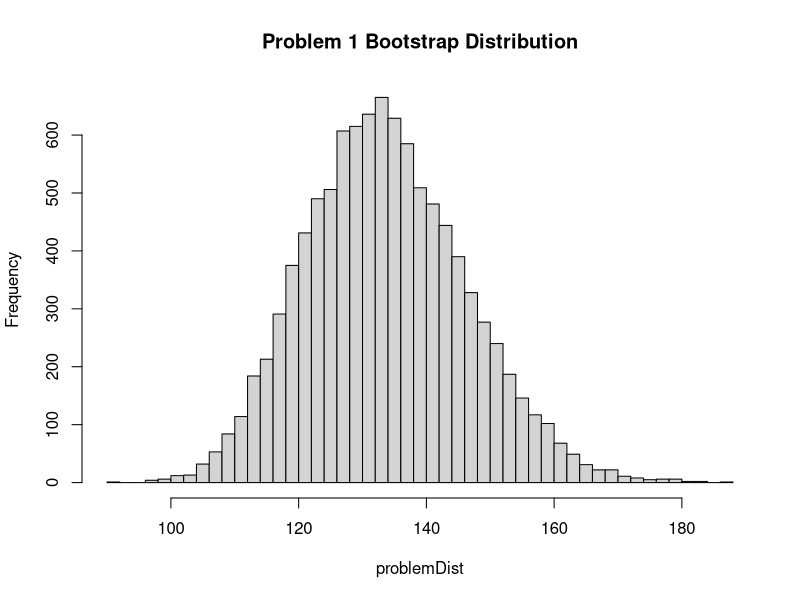
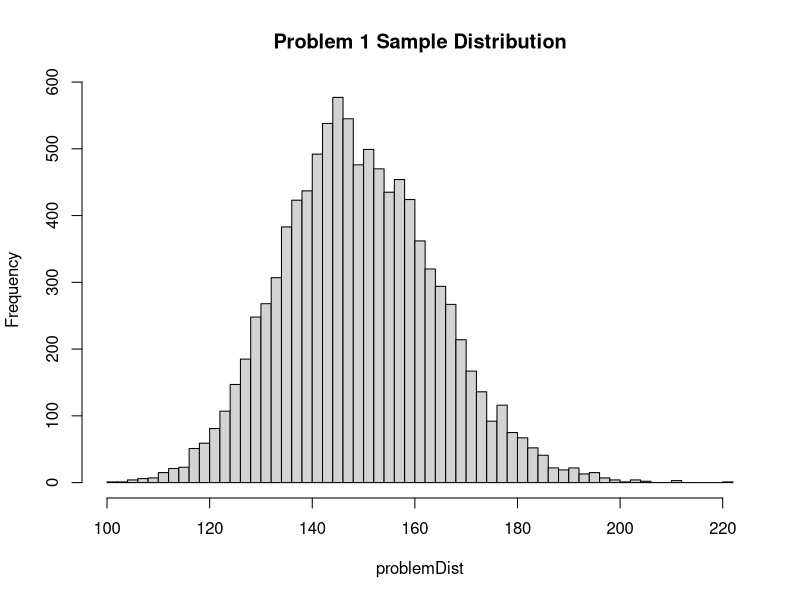
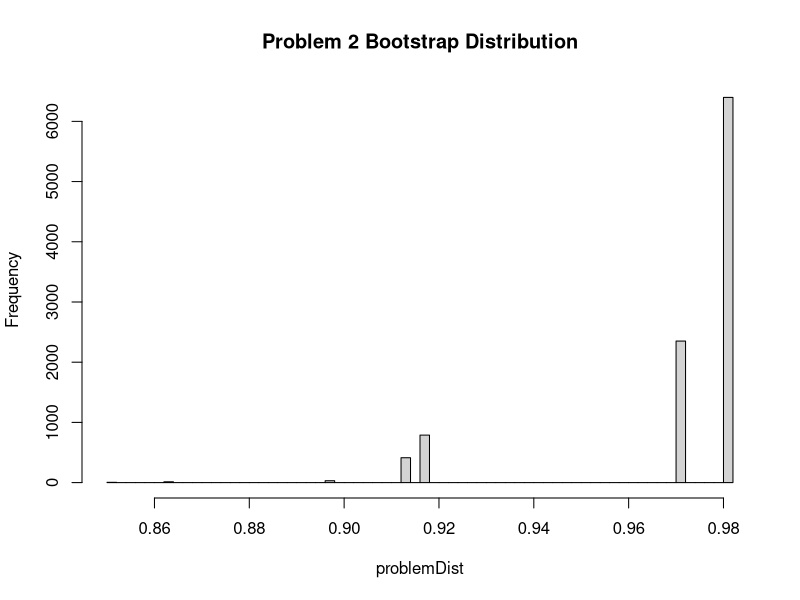
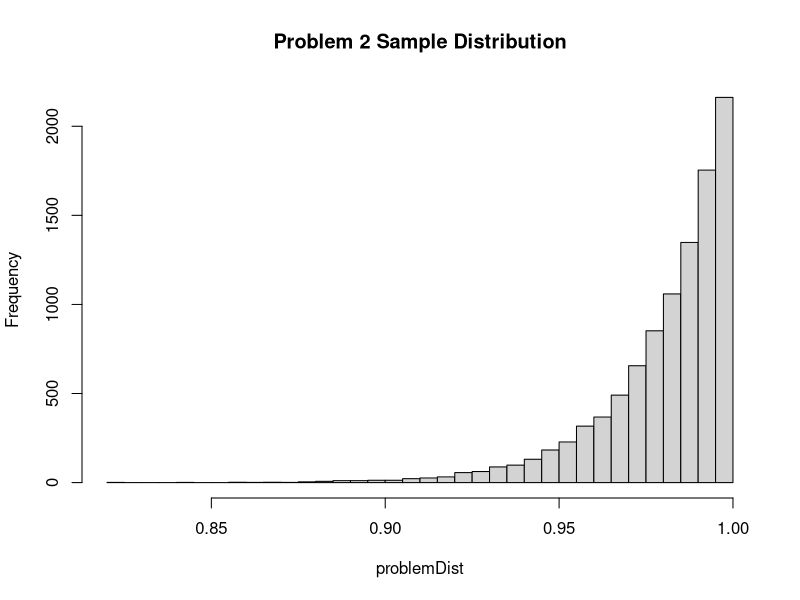

The R source for these figures, in order:


#Creates a bootstrap distribution from a population distribution given an
#arbitrary sample statistic (1 arg)
#In: population data, a stat function (1 arg), number of samples per draw, number of draws
#Out: a vector of bootstraps
boot.bootStrapper = function(popSet, statFunc, samplesPerDraw, numDraws) {

    return(matrix(sapply(1:numDraws,
    function(x) statFunc(sample(popSet, samplesPerDraw, replace = TRUE))),
    numDraws));
}

#Creates a sample distribution from a population function given an
#arbitrary sample statistic (1 arg)
#In: population fucntion (1 arg which takes in number of samples per draw), a stat function (1 arg), 
# number of samples per draw, number of draws
#Out: a vector of sample calculations
boot.sampleDist = function(popFunc, statFunc, samplesPerDraw, numDraws) {
    return(matrix(sapply(rep(samplesPerDraw, numDraws), function(x) statFunc(popFunc(x))),numDraws));
}


########################Problem 1 Script entry point############################
population = 100;
draws = 10000;
popGen = function(x) rnorm(x, 5, 1); #define the statistic and population generator function
statGen = function(x) exp(mean(x));

dataSet = popGen(population); #acquire the data set
popStat = statGen(dataSet);
problemDist = boot.bootStrapper(dataSet, statGen, population, draws);
hist(problemDist, 50, main = "Problem 1 Bootstrap Distribution");

cat("\nThe problem 1 standard error is:\n");
cat(var(problemDist) ^ .5);
cat("\n\nThe pivotal confidence interval is:\n")
CIPivotal = c(2*popStat - quantile(problemDist, .025), 2*popStat- quantile(problemDist, .975));
cat(CIPivotal);

problemDist = boot.sampleDist(popGen, statGen, population, draws)
hist(problemDist, 50, main = "Problem 1 Sample Distribution");

#######################Problem 2 Script Entry Point###############
population = 50;
popGen = function(x) runif(x);
#define the statistic and population generator function
statGen = function(x) max(x);

dataSet = popGen(population);
#acquire the data set
popStat = statGen(dataSet);
problemDist = boot.bootStrapper(dataSet, statGen, population, draws);
hist(problemDist, 50, main = "Problem 2 Bootstrap Distribution");

cat("\n\nThe problem 2 standard error is:\n");
cat(var(problemDist) ^ .5);
cat("\n\nThe pivotal confidence interval is:\n")
CIPivotal = c(2 * popStat - quantile(problemDist, .025), 2 * popStat - quantile(problemDist, .975));
cat(CIPivotal);

problemDist = boot.sampleDist(popGen, statGen, population, draws)
hist(problemDist, 50, main = "Problem 2 Sample Distribution");


